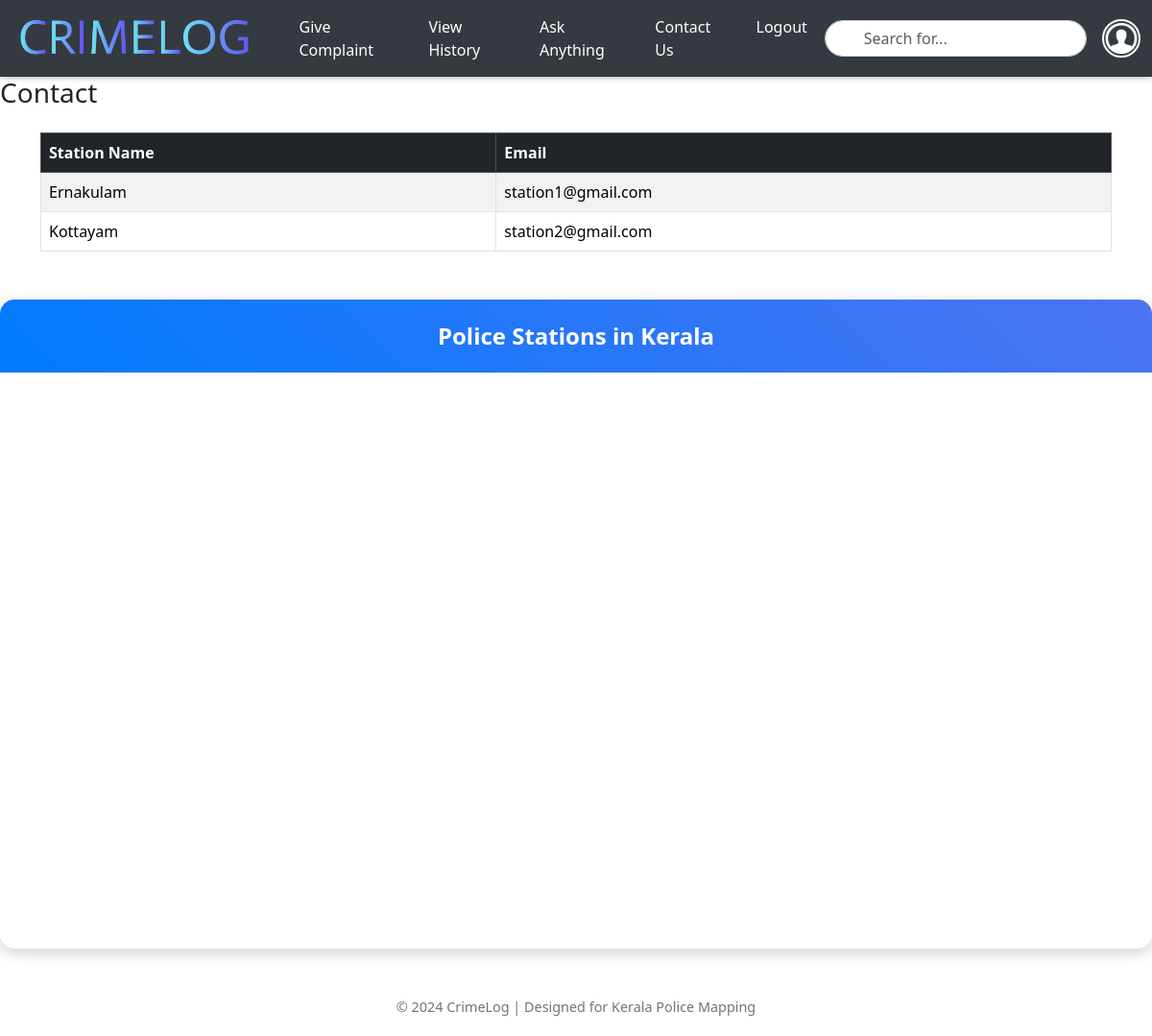
The app's page /contactus (signed in), older data.
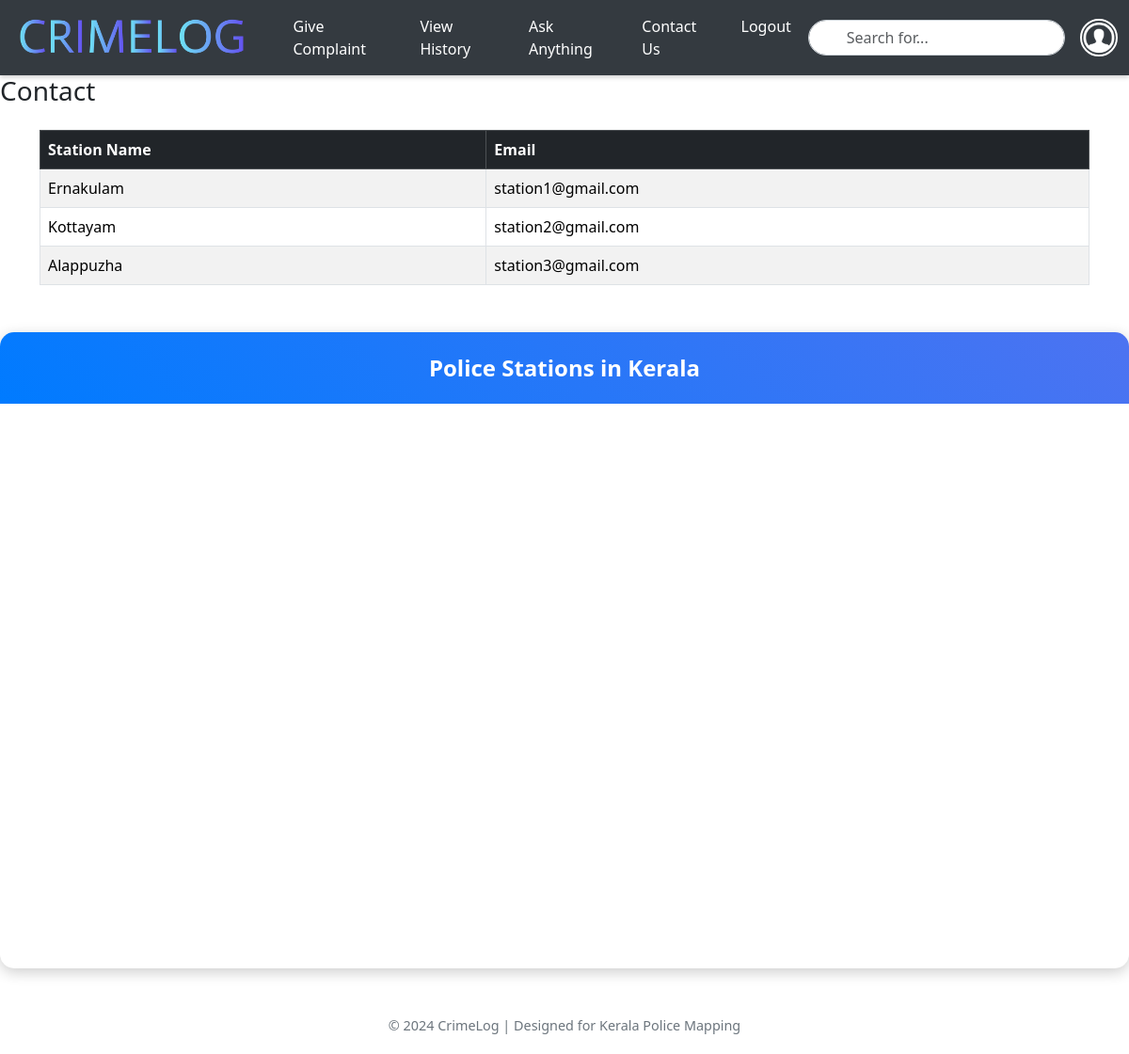
The same page, newer data.
### app/models.py (models this page shows, shortened)
class Police(models.Model):
    Email = models.EmailField(unique=True)
    name = models.TextField()
    password = models.TextField()

### app/views.py (the view)
# urls.py: path('contactus',views.contactus),
def contactus(req):
    if 'user' in req.session:
        data=Police.objects.all()
        return render(req, 'user/contact_us.html',{'data':data})
    else:
        return redirect(login)

### templates/user/contact_us.html (shortened to what this page needs)
<!DOCTYPE html>
<html lang="en">
<head>
    <link href="https://cdn.jsdelivr.net/npm/bootstrap@5.3.3/dist/css/bootstrap.min.css" rel="stylesheet">
    <link href="https://cdn.jsdelivr.net/npm/bootstrap@5.3.3/dist/css/bootstrap.min.css" rel="stylesheet">
</head>
<body>
    <nav id="nav" class="navbar navbar-expand-lg navbar-dark sticky-top">
        <div class="container-fluid">
            <a class="navbar-brand" href="../userhome">
                <img id="logo" src="../static/images/logo.png" alt="CrimeLog">
            </a>
            <div class="collapse navbar-collapse" id="mynavbar">
                <ul class="navbar-nav me-auto">
                    <li class="nav-item">
                        <a class="nav-link" href="../submit_complaint">Give Complaint</a>
                    </li>
                    <li class="nav-item">
                        <a class="nav-link" href="../userhistory">View History</a>
                    </li>
                    <li class="nav-item">
                        <a class="nav-link" href="../userchat">Ask Anything</a>
                    </li>
                    <li class="nav-item">
                        <a class="nav-link" href="../contactus">Contact Us</a>
                    </li>
                    <li class="nav-item">
                        <a class="nav-link" href="../logout">Logout</a>
                    </li>
                </ul>
                <div class="search-bar">
                    <form method="post" action="{% url 'usersearch' %}">
                        <input class="form-control" type="text" name="query" placeholder="Search for...">
                    </form>
                </div>
                <div class="dropdown ms-3">
                    <button class="btn btn-link dropdown p-0 border-0" type="button" id="profileDropdown" data-bs-toggle="dropdown" aria-expanded="false">
                        <img src="static/images/profile.png" alt="Profile" class="profile-img">
                    </button>
                </div>
            </div>
        </div>
    </nav>
    <h3>Contact</h3>
<div class="container my-4">
    <table class="table table-striped table-bordered">
        <thead class="table-dark">
            <tr>
                <th scope="col">Station Name</th>
                <th scope="col">Email</th>
            </tr>
        </thead>
        <tbody>
            {% for i in data %}
            <tr>
                <td>{{ i.name }}</td>
                <td>{{ i.Email }}</td>
            </tr>
            {% endfor %}
        </tbody>
    </table>
</div>
        <div id="map-container">
            <div id="map-header">
                Police Stations in Kerala
            </div>
            <div id="map" style="width: 100%; height: 600px;"></div>
        </div>
        <div id="footer">
            &copy; 2024 CrimeLog | Designed for Kerala Police Mapping
        </div>
</body>
</html>

Row changes from the older to the newer data that the page shows:
added Police: name "Alappuzha", Email "station3@gmail.com"
